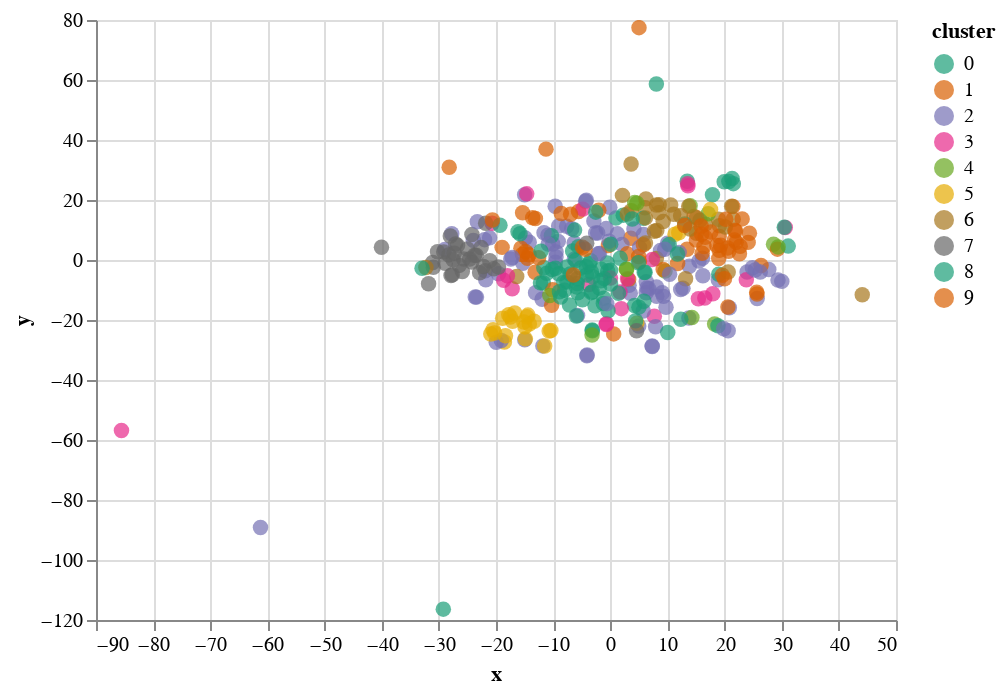

Notebook source saved alongside this figure:
### Code cell
alt.Chart(tsne_df).mark_circle(size=60).encode(
    x='x',
    y='y',
    color=alt.Color('cluster', scale=alt. 
                      Scale(scheme = 'dark2'),type='ordinal') ,
    tooltip=['title', 'cluster', 'top_words']
).interactive()

### Figure 1 — Vega-Lite specification as saved in the notebook (floating-point values rounded to 4 significant figures; data arrays with more than 128 entries replaced by an {"elided": "..."} marker saying what was removed)
{"config": {"view": {"continuousWidth": 400, "continuousHeight": 300}}, "data": {"name": "data-020d0b0aae7989e5f2ca21ee5b380f7f"}, "mark": {"type": "circle", "size": 60}, "encoding": {"color": {"type": "ordinal", "field": "cluster", "scale": {"scheme": "dark2"}}, "tooltip": [{"type": "nominal", "field": "title"}, {"type": "quantitative", "field": "cluster"}, {"type": "nominal", "field": "top_words"}], "x": {"type": "quantitative", "field": "x"}, "y": {"type": "quantitative", "field": "y"}}, "selection": {"selector014": {"type": "interval", "bind": "scales", "encodings": ["x", "y"]}}, "$schema": "https://vega.github.io/schema/vega-lite/v4.8.1.json", "datasets": {"data-020d0b0aae7989e5f2ca21ee5b380f7f": {"elided": "379 records"}}}
